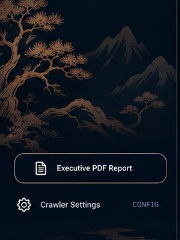
#> input picture crops/11_sidebar_pine_tree.png, 180 x 240 px, found by its file name
$ python clean_pine_tree.py
#> lines starting #> are read from the running program, lines starting #| are printed output that depends on the picture
import os
from PIL import Image

crops_dir = r"d:\antigravity\website audit full\crops"
public_dir = r"d:\antigravity\website audit full\frontend\public\naruto_assets"

# Let's create a pure, pristine pine tree illustration for the sidebar
# In crop 11, the tree is in the upper area (y: 0 to 140) and left area
img_pine = Image.open(os.path.join(crops_dir, "11_sidebar_pine_tree.png")).convert("RGBA")
w, h = img_pine.size
#> w = 180; h = 240

# Isolate the golden-brown pine needles and branches
# and remove all text/buttons in the lower half
clean_pine = Image.new("RGBA", (w, h), (0,0,0,0))
#> clean_pine: PIL image 180x240 RGBA; every value is 0
for x in range(w):
    for y in range(h):
        # Only take upper 65% of the crop to avoid the buttons completely
        if y < int(h * 0.60):
            r, g, b, a = img_pine.getpixel((x, y))
            # Golden/brown tree branches: r > 70 and g > 40 and r > b
            if r > 60 and g > 35 and (r > b + 15):
                alpha = min(255, int(255 * (r - 50) / 40))
                clean_pine.putpixel((x, y), (r, g, b, alpha))
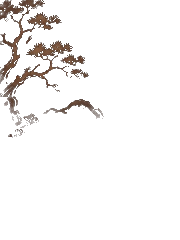
#> clean_pine: PIL image 180x240 RGBA; mean R, G, B, A 6.5, 4.7, 3.8, 14.8; transparent parts drawn white

clean_pine.save(os.path.join(public_dir, "sidebar_pine_clean.png"))
print("Saved sidebar_pine_clean.png without any buttons or text!")
